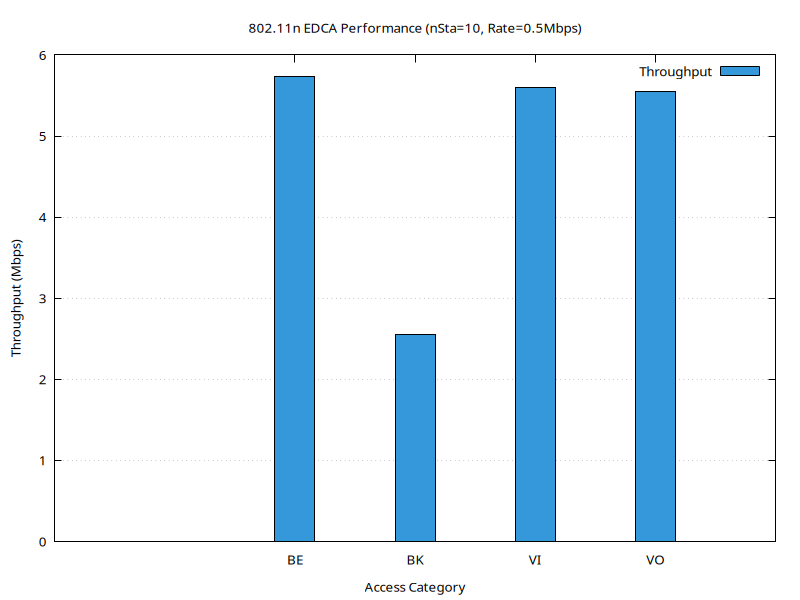

gnuplot code for this plot:
set terminal pngcairo size 800,600 enhanced font 'Verdana,10'
set output 'plot_n10_0.5Mbps.png'
set title '802.11n EDCA Performance (nSta=10, Rate=0.5Mbps)'
set style data histograms
set style fill solid 1.0 border -1
set ylabel 'Throughput (Mbps)'
set xlabel 'Access Category'
set yrange [0:*]
set grid y
plot 'plot_n10_0.5Mbps.dat' using 2:xtic(1) title 'Throughput' lc rgb '#3498db'
